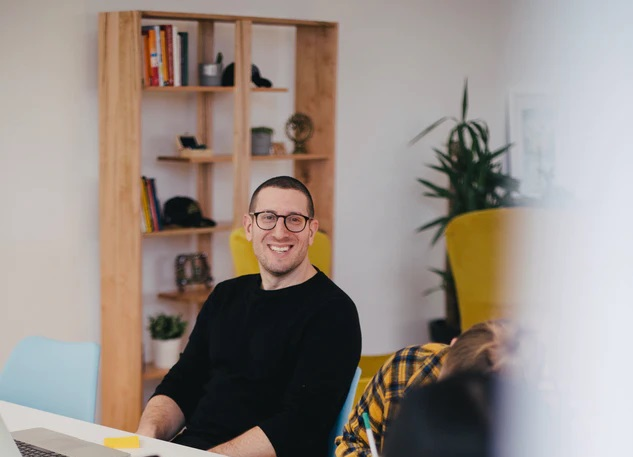
#> input picture 1.jpg, 633 x 457 px; its folder holds only this picture in this run
$ python script.py
#> lines starting #> are read from the running program, lines starting #| are printed output that depends on the picture
import cv2,glob

all_img = glob.glob("*.jpg")
detect = cv2.CascadeClassifier("haarcascade_frontalface_default.xml")

for image in all_img:
    img = cv2.imread(image)
#> img is the input picture: shape (457, 633, 3); mean B, G, R 132.4, 139.5, 150.3
    gray_img = cv2.cvtColor(img,cv2.COLOR_BGR2GRAY)
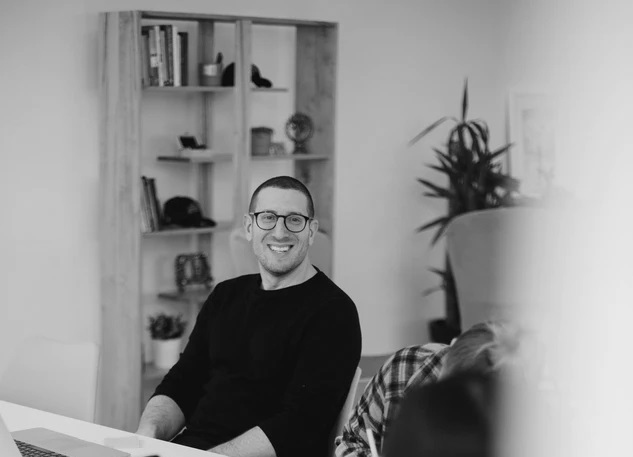
#> gray_img: shape (457, 633); min 1, max 234, mean 142
    faces = detect.detectMultiScale(gray_img,scaleFactor=1.1,minNeighbors=5)
#> faces = [[245, 189, 76, 76]]

    for (x,y,w,h) in faces:
        final_img = cv2.rectangle(img,(x,y),(x+w,y+h),(0,255,0),2)
#> this loop made 1 pass
    cv2.imshow("face detection",final_img)
    cv2.waitKey(2000)
    cv2.destroyAllWindows()

$ run again, on 5.jpg
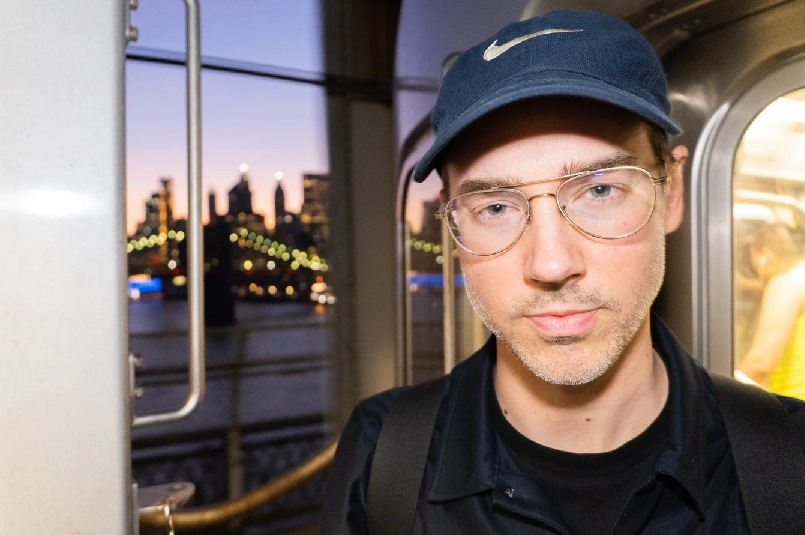
#> input picture 5.jpg, 805 x 535 px
#> img is the input picture: shape (535, 805, 3); mean B, G, R 111.2, 115.8, 128.3
#> `gray_img = cv2.cvtColor(img,cv2.COLOR_BGR2GRAY)`:
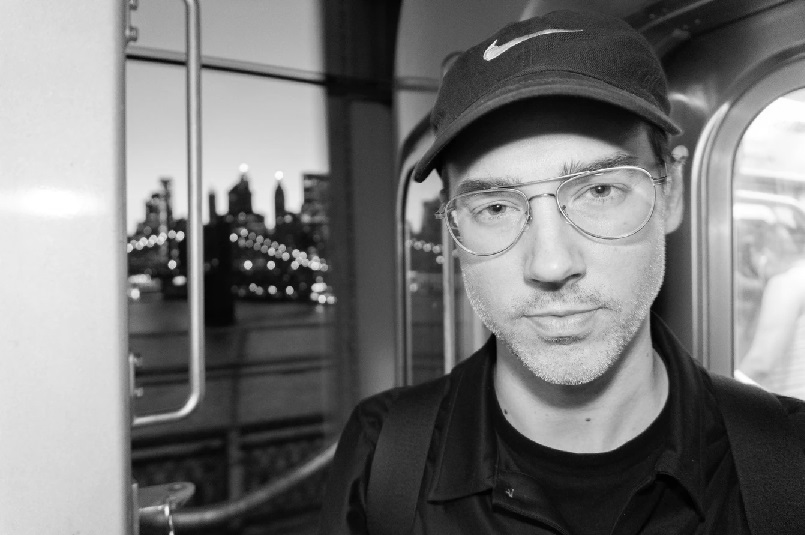
#> gray_img: shape (535, 805); min 0, max 255, mean 119
#> faces = [[433, 112, 236, 236]]
#> the loop `for (x,y,w,h) in faces:` made 1 pass

$ run again, on 2.jpg
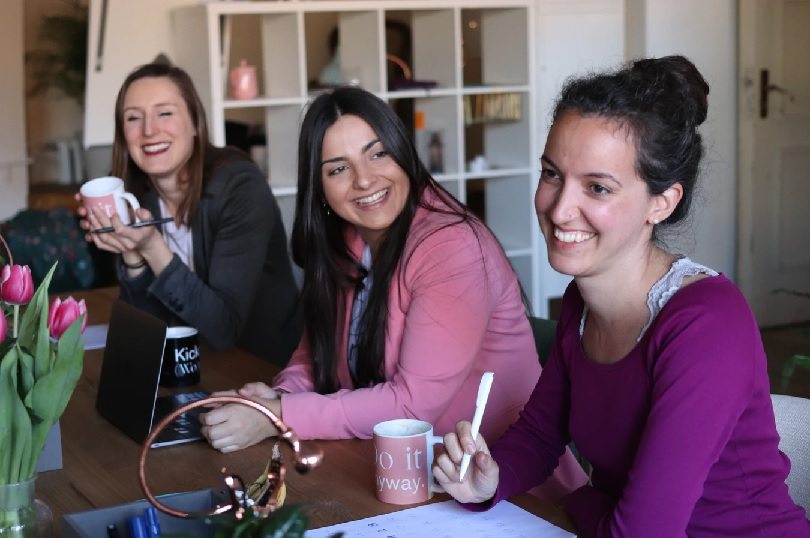
#> input picture 2.jpg, 810 x 538 px
#> img is the input picture: shape (538, 810, 3); mean B, G, R 97.1, 85.8, 105.2
#> `gray_img = cv2.cvtColor(img,cv2.COLOR_BGR2GRAY)`:
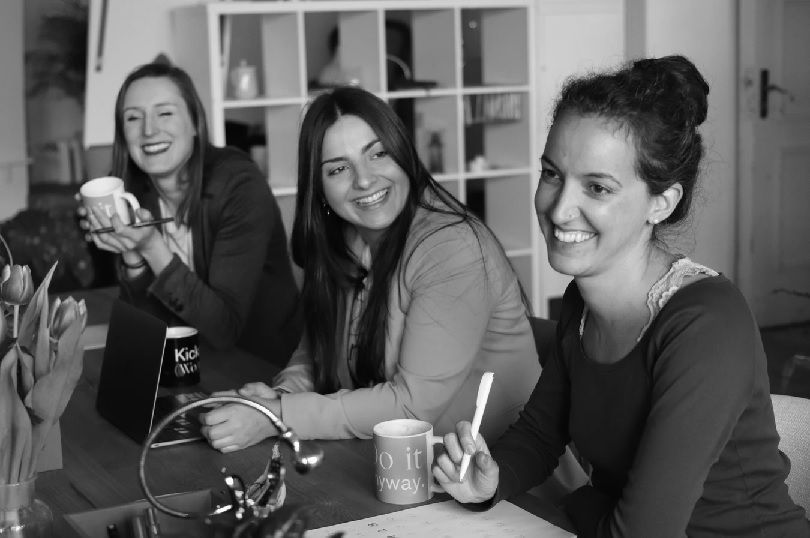
#> gray_img: shape (538, 810); min 0, max 255, mean 92.9
#> faces = [[112, 83, 83, 83], [307, 123, 105, 105], [523, 115, 167, 167]]
#> the loop `for (x,y,w,h) in faces:` made 3 passes
#> pass 3, `final_img = cv2.rectangle(img,(x,y),(x+w,y+h),(0,255,0),2)`:
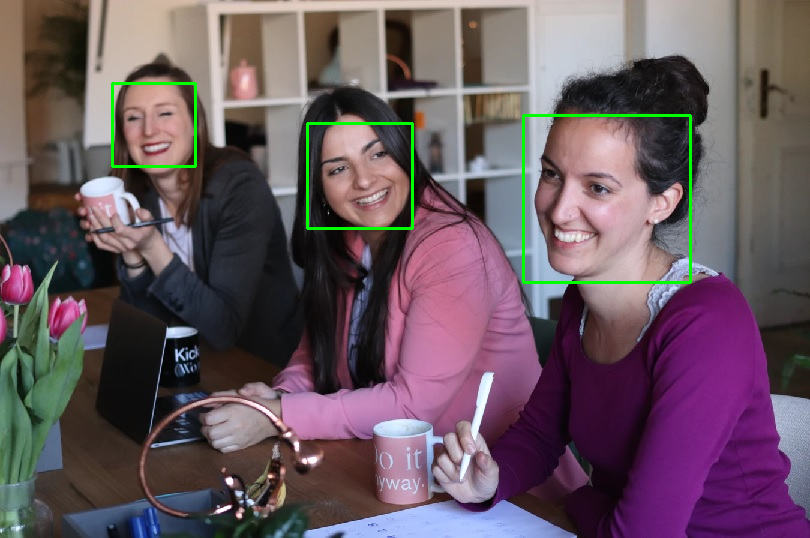
#> final_img: shape (538, 810, 3); mean B, G, R 96.2, 87.4, 104.2
